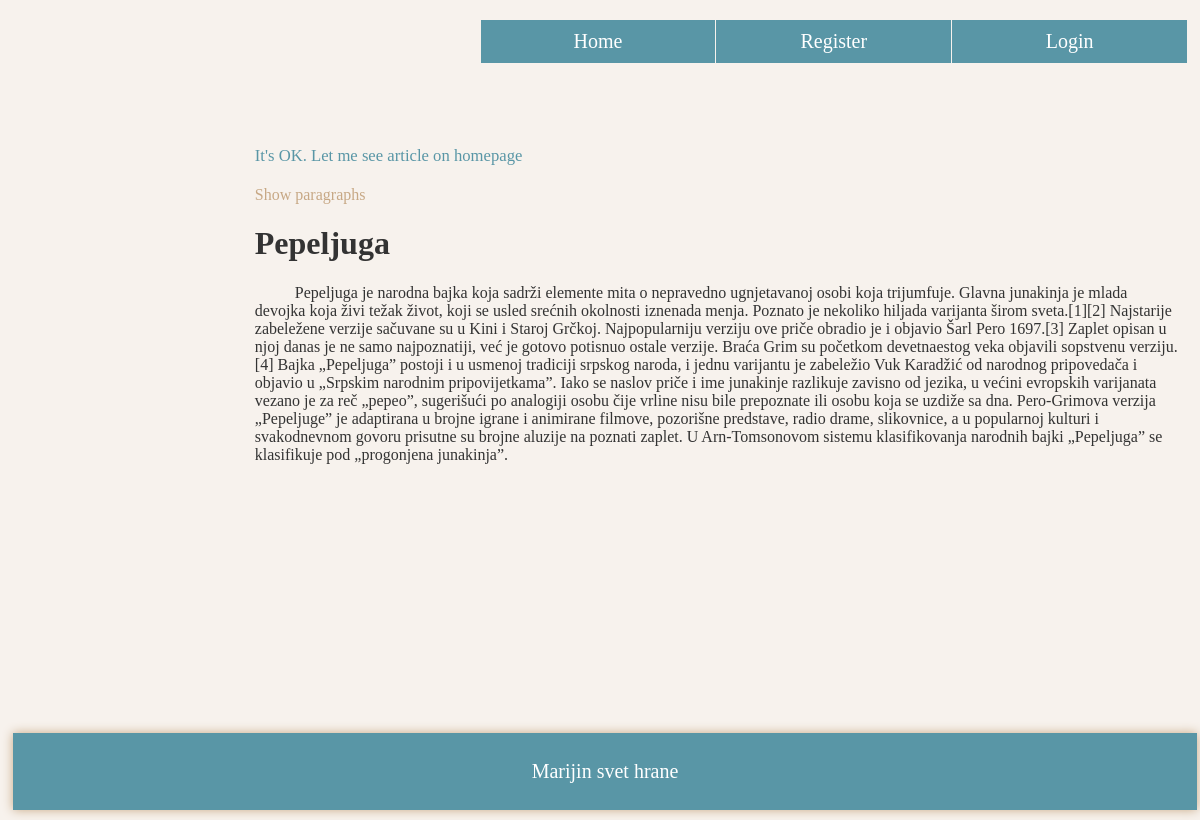
The app's page /post/1/ with its own data.
### blog/models.py (models this page shows, shortened)
class Post(models.Model):
    title = models.CharField(max_length=100)
    content = models.TextField()
    date_posted = models.DateTimeField(auto_now_add=True)
    author = models.ForeignKey(User, on_delete=models.CASCADE)

### blog/views.py (the view)
# urls.py: path('post/<int:pk>/', PostDetailView.as_view(), name='post-detail'),
class PostDetailView(DetailView):
	model=Post

### blog/templates/blog/post_detail.html (shortened to what this page needs)
{% extends 'blog/base.html' %}
{% block content %}
<div class='column main'>
	<div class='sort'><a href="{% url 'blog-home' %}"><small>It's OK. Let me see article on homepage</small></a></div>
	<div class='content'>
		<div class='detail_post'>
			<p class='read'><span onclick="f_paragraphs()">Show paragraphs</span> </p>
		<h1>{{ object.title }}</h1>
		<p id='arranged_content' style="text-indent: 40px">{{ object.content }}</p>
		</div>
	</div>
</div>
{% endblock content %}

### blog/static/blog/main.css (style rules this page uses)
html { background-color: #f7f2ed }
* { box-sizing: border-box; }
body { font-family: Palatino Linotype, "Palatino Linotype","Times New Roman", "Droid Serif", Roboto, Arial, Helvetica, sans-serif; }
html, body { height:100%; }
.column { padding: 10px; color: #333333; margin-top: 70px; float: right; }
.main { width: 80%; }
.sort a { color: #5996a6; font-size: 20px; text-decoration: none; padding:10px 0; text-align: left; }
.content { margin-top: 20px; }
p.read { color: #c7a885; transition: 1s; }
.detail_post { margin-bottom: 170px }

### records on screen
Post: title "Pepeljuga", content "Pepeljuga je narodna bajka koja sadrži elemente mita o nepravedno ugnjetavanoj osobi koja trijumfuje. Glavna junakinja je mlada devojka koja živi težak život, koji se usled srećnih okolnosti iznenada menja. Poznato je nekoliko hiljada varijanta širom sveta.[1][2] Najstarije zabeležene verzije sačuvane su u Kini i Staroj Grčkoj. Najpopularniju verziju ove priče obradio je i objavio Šarl Pero 1697.[3] Zaplet opisan u njoj danas je ne samo najpoznatiji, već je gotovo potisnuo ostale verzije. Braća Grim su početkom devetnaestog veka objavili sopstvenu verziju.[4] Bajka „Pepeljuga” postoji i u usmenoj tradiciji srpskog naroda, i jednu varijantu je zabeležio Vuk Karadžić od narodnog pripovedača i…"
